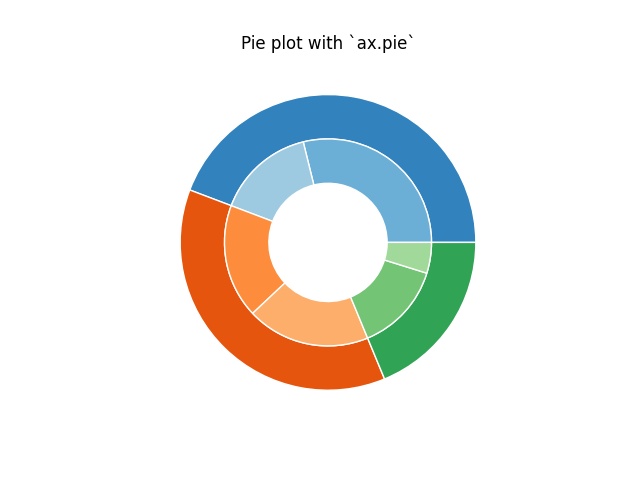

This chart was generated by the following Python code:
#! usr/bin/env python3

import matplotlib.pyplot as plt
import numpy as np


fig, ax = plt.subplots()

size = 0.3
vals = np.array([[60., 32.], [37., 40.], [29., 10.]])

cmap = plt.colormaps["tab20c"]
outer_colors = cmap(np.arange(3)*4)
inner_colors = cmap([1, 2, 5, 6, 9, 10])

ax.pie(vals.sum(axis=1), radius=1, colors=outer_colors,
       wedgeprops=dict(width=size, edgecolor='w'))

ax.pie(vals.flatten(), radius=1-size, colors=inner_colors,
       wedgeprops=dict(width=size, edgecolor='w'))

ax.set(aspect="equal", title='Pie plot with `ax.pie`')
plt.show()
# plt.savefig("/home/student/static/perfectPizza.png")

plt.savefig("/home/student/mycode/nestedpie.png")
